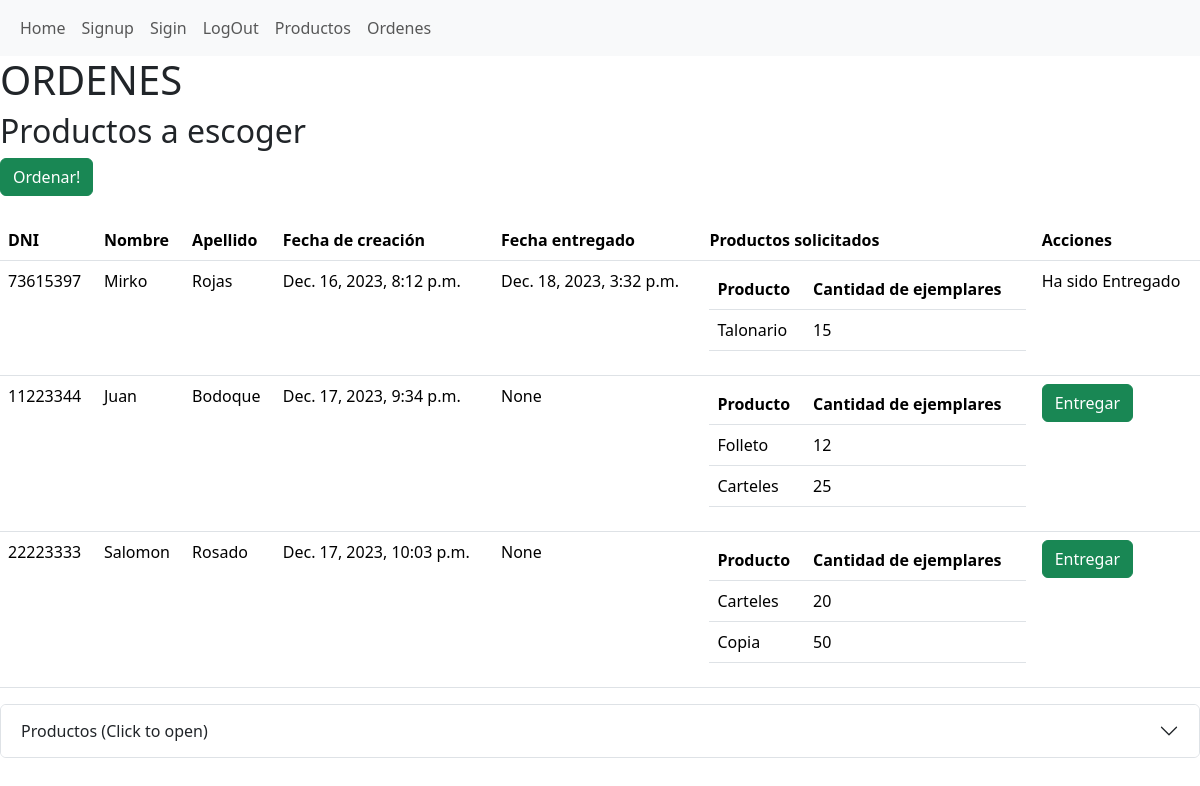
Screenshot of /ordenes/ (signed in) with the database file from the repository.
### ordenes/models.py (models this page shows)
class Orden(models.Model):
    nombre_cliente = models.CharField(max_length=100)
    apellido_cliente = models.CharField(max_length=100)
    dni_cliente = models.IntegerField()
    creado = models.DateTimeField(auto_now_add=True)
    user = models.ForeignKey(User,on_delete=models.CASCADE)
    fecha_entrega = models.DateTimeField(null=True)

class DetalleOrden(models.Model):
    COLORES_IMPRESION = [('4+4',"A color en ambos lados"),
                         ('4+1',"A color al frente, reverso B/N"),
                         ('4+0',"A color al frente, nada al reverso"),
                         ('1+1',"B/N ambos lados"),
                         ('1+0',"B/N al frente, nada al reverso")]
    fk_id_orden = models.ForeignKey(Orden,on_delete=models.CASCADE)
    cantidad_ejemplares = models.IntegerField()
    colores_impresion = models.CharField(max_length=200,choices=COLORES_IMPRESION)
    ancho=models.DecimalField(max_digits=6, decimal_places=2)
    largo=models.DecimalField(max_digits=6, decimal_places=2)

class DetalleOrdenProductoEspecificacion(models.Model):
    fk_id_detalle_orden = models.ForeignKey(DetalleOrden,on_delete=models.CASCADE)
    fk_id_producto_especificacion = models.ForeignKey(ProductoEspecificacion,null=True, on_delete=models.SET_NULL)
    valor_seleccionado = models.IntegerField()

### productos/models.py (models this page shows)
class ProductoEspecificacion(models.Model):
    fk_id_producto = models.ForeignKey(Producto,on_delete=models.CASCADE)
    fk_id_especificacion = models.ForeignKey(Especificacion,blank=True,null=True,on_delete=models.SET_NULL)

class Producto(models.Model):
    nombre = models.CharField(max_length=100)
    descripcion = models.CharField(max_length=500)
    precio = models.DecimalField(max_digits=4, decimal_places=2)

### ordenes/views.py (the view)
# urls.py: path('ordenes/',orderViews.Ordenes),
def Ordenes(request):
    productosLST = Producto.objects.all()
    productosJSON = serialize('json',productosLST)
    ordenesLST = Orden.objects.all()
    productosEspecificaciones = []
    opcionEspecificaciones = []
    opcionNumEspecificaciones = []
    for producto in productosLST:
        especificaciones=Especificacion.objects.filter(productoespecificacion__fk_id_producto=producto.id)
        objProductoEspecificacion = {'id_producto':producto.id,'especificacionesLST':[]}
        for especificacion in especificaciones:
            opcionesNumericas = OpcionNumerica.objects.filter(opcionnumericaespecificacion__fk_id_especificacion=especificacion.id)
            objOpsNumEspecificacion = {'id_especificacion':especificacion.id,'opciones_numericas':[]}
            opciones = Opcion.objects.filter(opcionespecificacion__fk_id_especificacion=especificacion.id)
            objOpsEspecificacion = {'id_especificacion':especificacion.id,'opciones':[]}
            especificacion_serializada = serialize('json', [especificacion])
            objProductoEspecificacion['especificacionesLST'].append(especificacion_serializada)
            for opcion in opciones:
                opcion_serializada = serialize('json',[opcion])
                objOpsEspecificacion['opciones'].append(opcion_serializada)
            for opcionNumerica in opcionesNumericas:
                opcion_numerica_serializada = serialize('json',[opcionNumerica])
                objOpsNumEspecificacion['opciones_numericas'].append(opcion_numerica_serializada)
            opcionNumEspecificaciones.append(objOpsNumEspecificacion)
            opcionEspecificaciones.append(objOpsEspecificacion)
        productosEspecificaciones.append(objProductoEspecificacion)
    return render(request,'ordenes.html',{'productos':productosLST,
                                          'ordenes':ordenesLST,
                                          'detalleOrdenForm':DetalleOrdenForm,
                                          'productosSerializados':productosJSON,
                                          'especificacionesSerializados':productosEspecificaciones,
                                          'opcionesSerializados':opcionEspecificaciones,
                                          'opcionesNumericasSerializados':opcionNumEspecificaciones})

### ordenes/templates/ordenes.html (shortened to what this page needs)
{% extends 'base.html' %}
{% block content %}
<h1>ORDENES</h1>
<h2>Productos a escoger</h2>
<button class="btn btn-success" onclick="openFormDetalles()">Ordenar!</button>
<br>
<br>
<table class="table">
    <thead>
      <tr>
        <th scope="col">DNI</th>
        <th scope="col">Nombre</th>
        <th scope="col">Apellido</th>
        <th scope="col">Fecha de creación</th>
        <th scope="col">Fecha entregado</th>
        <th scope="col">Productos solicitados</th>
        <th scope="col">Acciones</th>
      </tr>
    </thead>
    <tbody>
      {% for orden in ordenes %}
        <tr>
            <td>{{orden.dni_cliente}}</td>
            <td>{{orden.nombre_cliente}}</td>
            <td>{{orden.apellido_cliente}}</td>
            <td>{{orden.creado}}</td>
            <td>{{orden.fecha_entrega}}</td>
            <td>
                <table class="table">
                    <thead>
                        <tr>
                            <th scope="col">Producto</th>
                            <th scope="col">Cantidad de ejemplares</th>
                        </tr>
                    </thead>
                    <tbody>
                        {% for detalle in orden.detalleorden_set.all %}
                            <tr>
                                <td>
                                    {% if detalle.detalleordenproductoespecificacion_set.all.count > 0 %}
                                        {{detalle.detalleordenproductoespecificacion_set.first.fk_id_producto_especificacion.fk_id_producto.nombre}}
                                    {% endif %}
                                </td>
                                <td>{{ detalle.cantidad_ejemplares }}</td>
                            </tr>
                        {% endfor %}
                    </tbody>
                </table>
            </td>
            <td>
                {% if orden.fecha_entrega != None %}
                    Ha sido Entregado
                {% else %}
                    <a class="btn btn-success" href="send/{{orden.id}}">Entregar</a>
                {% endif %}
            </td>
        </tr>
      {% endfor %}
    </tbody>
  </table>
<div class="accordion" id="accordionProductos">
<div class="accordion-item">
    <h2 class="accordion-header" id="headingProductos">
      <button class="accordion-button collapsed" type="button" data-bs-toggle="collapse" data-bs-target="#div_productos" aria-expanded="true" aria-controls="div_productos">
        Productos (Click to open)
      </button>
    </h2>
  </div>
</div>
{% endblock %}

### rows the page displays
Orden: dni_cliente "73615397", nombre_cliente "Mirko", apellido_cliente "Rojas", creado "Dec. 16, 2023, 8:12 p.m.", fecha_entrega "Dec. 18, 2023, 3:32 p.m.", shows "Ha sido Entregado"
DetalleOrden: detalleordenproductoespecificacion_set.first.fk_id_producto_especificacion.fk_id_producto.nombre "Talonario", cantidad_ejemplares "15"
Orden: dni_cliente "11223344", nombre_cliente "Juan", apellido_cliente "Bodoque", creado "Dec. 17, 2023, 9:34 p.m.", fecha_entrega "None"
DetalleOrden: detalleordenproductoespecificacion_set.first.fk_id_producto_especificacion.fk_id_producto.nombre "Folleto", cantidad_ejemplares "12"
DetalleOrden: detalleordenproductoespecificacion_set.first.fk_id_producto_especificacion.fk_id_producto.nombre "Carteles", cantidad_ejemplares "25"
Orden: dni_cliente "22223333", nombre_cliente "Salomon", apellido_cliente "Rosado", creado "Dec. 17, 2023, 10:03 p.m.", fecha_entrega "None"
DetalleOrden: detalleordenproductoespecificacion_set.first.fk_id_producto_especificacion.fk_id_producto.nombre "Carteles", cantidad_ejemplares "20"
DetalleOrden: detalleordenproductoespecificacion_set.first.fk_id_producto_especificacion.fk_id_producto.nombre "Copia", cantidad_ejemplares "50"
